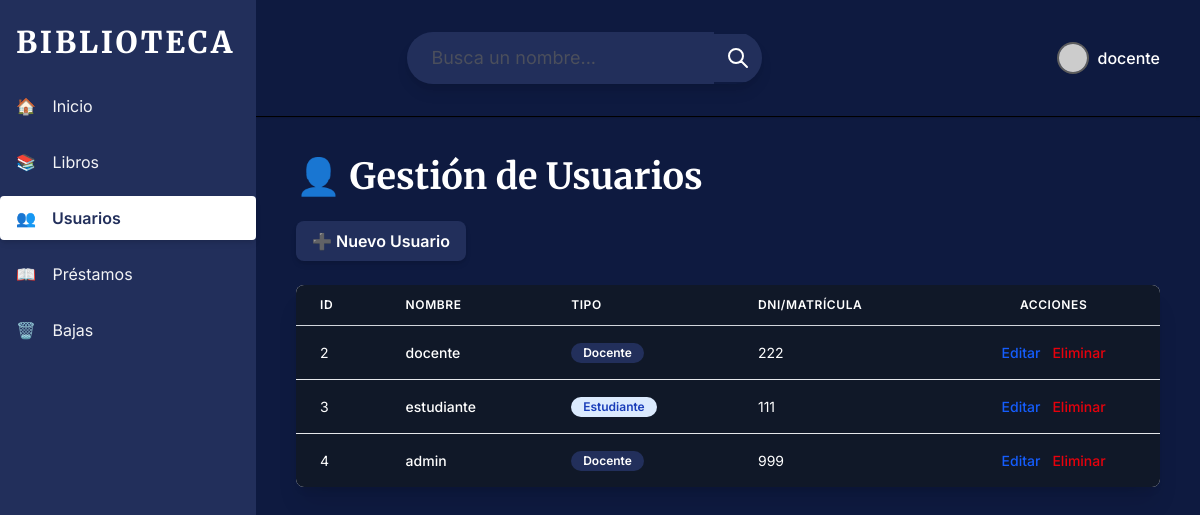
Screenshot of /index.php?view=usuarios (signed in) with the database file from the repository.
### tables this page shows
CREATE TABLE `usuario` (
  `id_usuario` int(11) NOT NULL,
  `nombre_completo` varchar(50) NOT NULL,
  `password` varchar(255) NOT NULL,
  `tipo_usuario` enum('estudiante','docente') NOT NULL,
  `dni_o_matricula` int(50) NOT NULL
);

### usuarios/index.php (the view, shortened to what this page needs)
<?php
include './includes/conexion.php';
if ($_SERVER['REQUEST_METHOD'] === 'POST'){
    if (isset($_POST['buscador']) && !empty(trim($_POST['buscador']))) {
        $buscador = $_POST['buscador'] . "%";
    }else {
        $buscador = "%";
    }
}else {
    $buscador = "%";
}
?>
<div class="p-6">
  <h1 class="text-4xl font-serif font-bold text-white mb-6">👤 Gestión de Usuarios</h1>
  <a href="index.php?view=usuarios-crear" class="bg-principal text-white font-semibold py-2 px-4 rounded-lg hover:bg-principal/90 transition duration-150 shadow-md inline-block mb-6">
      ➕ Nuevo Usuario
  </a>
  <div class="bg-white shadow-xl rounded-lg overflow-hidden">
      <div class="overflow-x-auto">
          <table class="min-w-full divide-y divide-gray-200">
              <thead class="bg-gray-900 border-b border-gray-300">
                  <tr>
                      <th class="px-6 py-3 text-left text-xs font-semibold uppercase tracking-wider text-white">ID</th>
                      <th class="px-6 py-3 text-left text-xs font-semibold uppercase tracking-wider text-white">Nombre</th>
                      <th class="px-6 py-3 text-left text-xs font-semibold uppercase tracking-wider text-white">Tipo</th>
                      <th class="px-6 py-3 text-left text-xs font-semibold uppercase tracking-wider text-white">DNI/Matrícula</th>
                      <th class="px-6 py-3 text-center text-xs font-semibold uppercase tracking-wider text-white">Acciones</th>
                  </tr>
              </thead>
              <tbody class="bg-gray-900 divide-y divide-gray-200">
                <?php
                $res = $conn->query("SELECT * FROM usuario WHERE nombre_completo LIKE '$buscador'");
                while($row = $res->fetch_assoc()) {
                  $tipo_clase = $row['tipo_usuario'] === 'docente' ? 'bg-principal text-white' : 'bg-blue-100 text-blue-800';
                  echo "<tr class='hover:bg-gray-800 transition duration-150'>";
                  echo "<td class='px-6 py-4 whitespace-nowrap text-sm text-white'>{$row['id_usuario']}</td>";
                  echo "<td class='px-6 py-4 whitespace-nowrap text-sm font-medium text-white'>{$row['nombre_completo']}</td>";
                  echo "<td class='px-6 py-4 whitespace-nowrap text-sm'>";
                  echo "<span class='inline-flex items-center px-3 py-0.5 rounded-full text-xs font-semibold {$tipo_clase}'>" . ucfirst($row['tipo_usuario']) . "</span>";
                  echo "</td>";
                  echo "<td class='px-6 py-4 whitespace-nowrap text-sm text-white'>{$row['dni_o_matricula']}</td>";
                  echo "<td class='px-6 py-4 whitespace-nowrap text-center text-sm font-medium'>";
                  echo "<a href='index.php?view=usuarios-editar&id={$row['id_usuario']}' class='text-blue-600 hover:text-blue-800 transition duration-150 hover:underline mr-3'>Editar</a>";
                  echo "<a href='usuarios/eliminar.php?id={$row['id_usuario']}' class='text-red-600 hover:text-red-800 transition duration-150 hover:underline' onclick=\"return confirm('¿Seguro que deseas eliminar a {$row['nombre_completo']}?')\">Eliminar</a>";
                  echo "</td>";
                  echo "</tr>";
                }
                ?>
              </tbody>
          </table>
      </div>
  </div>
</div>

### public/css/style.css (style rules this page uses)
:root { --color-ravenclaw-azul: #222f5b; --color-ravenclaw-bronce: #d49e4d; --color-ravenclaw-fondo-claro: #F0F8FF; --color-fondo-base: #0e1a40; --color-gris-texto: #5d5d5d; --font-serif: 'Merriweather', serif; --font-sans: 'Inter', sans-serif; }
body { font-family: var(--font-sans); color: var(--color-gris-texto); background-color: var(--color-fondo-base); }
.bg-principal { background-color: var(--color-ravenclaw-azul); }

### rows the page displays
usuario: id_usuario "2", nombre_completo "docente", tipo_usuario "Docente", dni_o_matricula "222"
usuario: id_usuario "3", nombre_completo "estudiante", tipo_usuario "Estudiante", dni_o_matricula "111"
usuario: id_usuario "4", nombre_completo "admin", tipo_usuario "Docente", dni_o_matricula "999"

### other values shown
$item['icono'] "🏠"
$item['nombre'] "Inicio"
$item['icono'] "📚"
$item['nombre'] "Libros"
$item['icono'] "👥"
$item['nombre'] "Usuarios"
$item['icono'] "📖"
$item['nombre'] "Préstamos"
$item['icono'] "🗑️"
$item['nombre'] "Bajas"
$usuario_logueado "docente"
